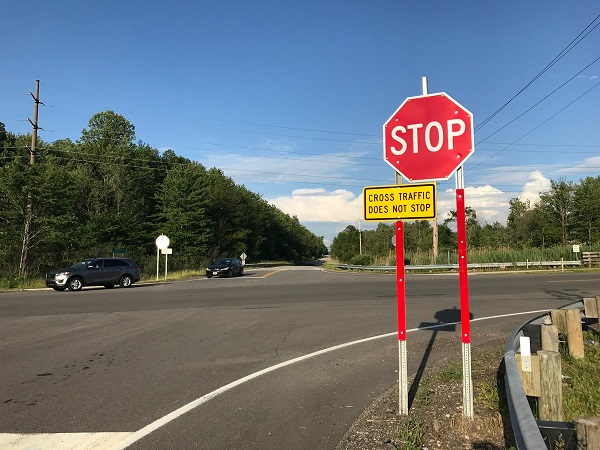
#> input picture exercise 4/1.png, 600 x 450 px
$ python '1 copy 2.py'
#> lines starting #> are read from the running program, lines starting #| are printed output that depends on the picture
import cv2
import matplotlib.pyplot as plt
import numpy as np

#red selection function get image name and cutoff as the width of the cube
def Red_Selection(img1,cutoff):
#> called with img1 = '1.png', cutoff = 4
    img = cv2.imread(img1,1) #read image
#> img is the input picture: shape (450, 600, 3); mean B, G, R 119.5, 114.2, 107
    imgcopy = cv2.imread(img1,1)
    h , w , ch = img.shape #image size
#> h = 450; w = 600; ch = 3
    cu = cutoff #width of the cube
    co = np.array([0,0,0])
    '''
    I chose the intensity of a red pixel by paint
    If the subtraction of that red pixel from the other pixels is
    larger than the half of the width of the cube
    make it [220,220,220]
    otherwise
    keep it
       '''
    for i in range(h):
        for j in range(w):
            co[2] = (220 - img[i][j][2]) #red value of pixel
            co[1] = (50 - img[i][j][1]) #green value of pixel
            co[0] = (70 - img[i][j][0]) #blue value of pixel
            if ((abs(co)) > [cu//2,cu//2,cu//2]).all() :
                img[i][j] = [220,220,220]
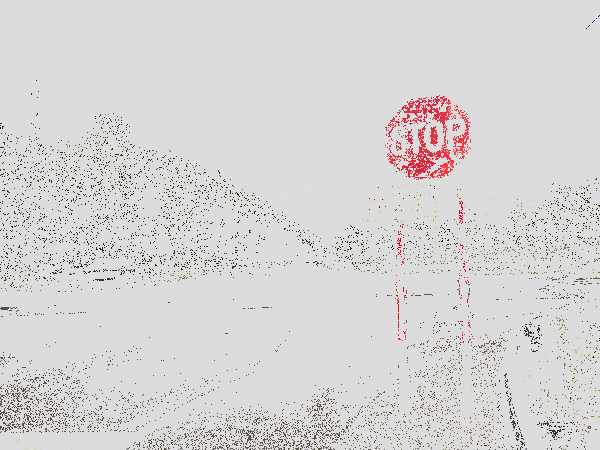
#> img: shape (450, 600, 3); mean B, G, R 212.8, 213.4, 215.2
#> after the loop, co = [-10, -65, 85]

    #Show images
    f, subplt1 = plt.subplots(1,2,figsize=(10,10))
    subplt1[0].imshow(cv2.cvtColor(imgcopy, cv2.COLOR_BGR2RGB))
    subplt1[0].set_title("Original image")
    subplt1[1].imshow(cv2.cvtColor(img, cv2.COLOR_BGR2RGB))
    subplt1[1].set_title("Red selection by cube with the width of {0}".format(cutoff))
    plt.show()
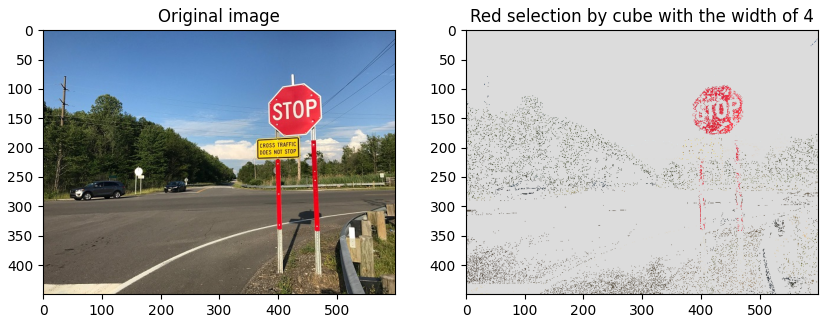
#> figure drawn by matplotlib, 2 panels


#execution
Red_Selection('1.png',4) #cutoff == 4
Red_Selection('1.png',7) #cutoff == 7
#> call 2 of Red_Selection, with img1 = '1.png', cutoff = 7
#> after the loop in Red_Selection (call 2), `for i in range(h):`:
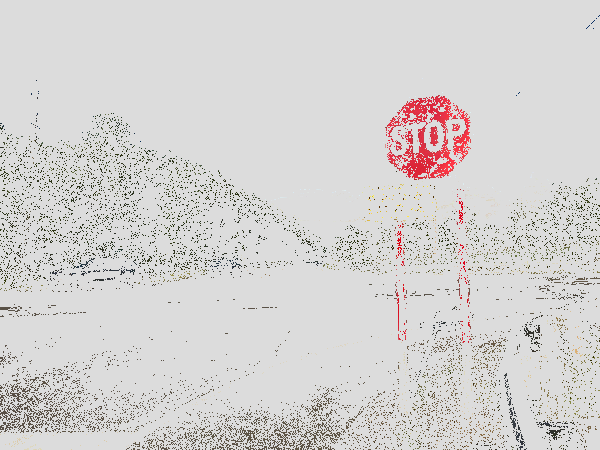
#> img: shape (450, 600, 3); mean B, G, R 209.9, 210.8, 213.1
Red_Selection('1.png',10) #cutoff == 10
#> call 3 of Red_Selection, with img1 = '1.png', cutoff = 10
#> after the loop in Red_Selection (call 3), `for i in range(h):`:
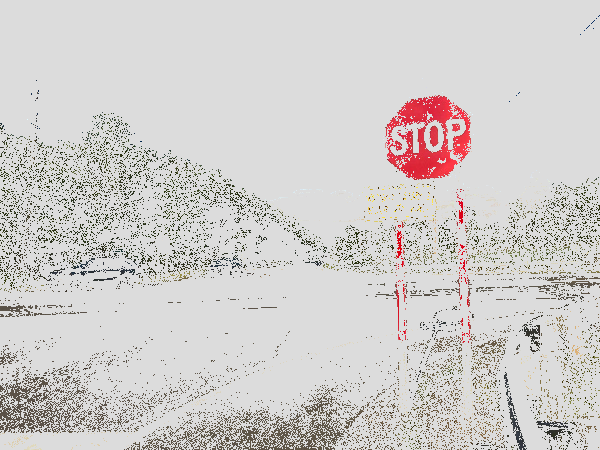
#> img: shape (450, 600, 3); mean B, G, R 204.1, 205.6, 208.8
#> in Red_Selection (call 3), `plt.show()`:
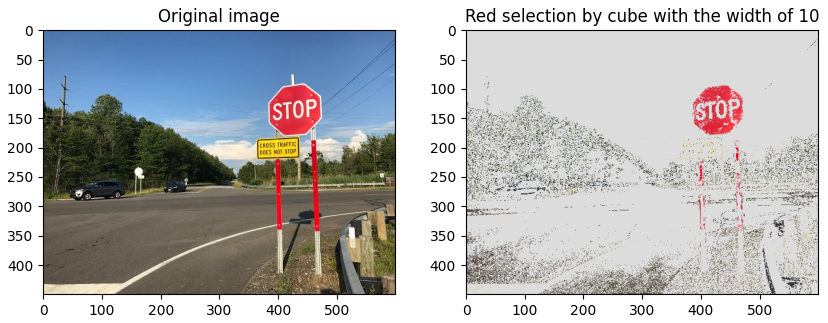
#> figure drawn by matplotlib, 2 panels
Red_Selection('1.png',20) #cutoff == 20
#> call 4 of Red_Selection, with img1 = '1.png', cutoff = 20
#> after the loop in Red_Selection (call 4), `for i in range(h):`:
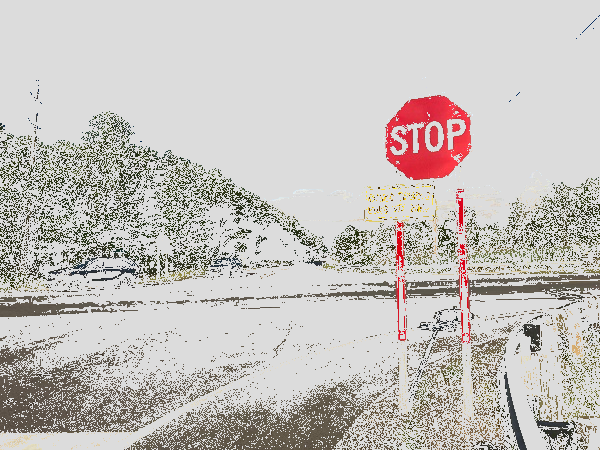
#> img: shape (450, 600, 3); mean B, G, R 189.2, 192.5, 196.9
#> in Red_Selection (call 4), `plt.show()`:
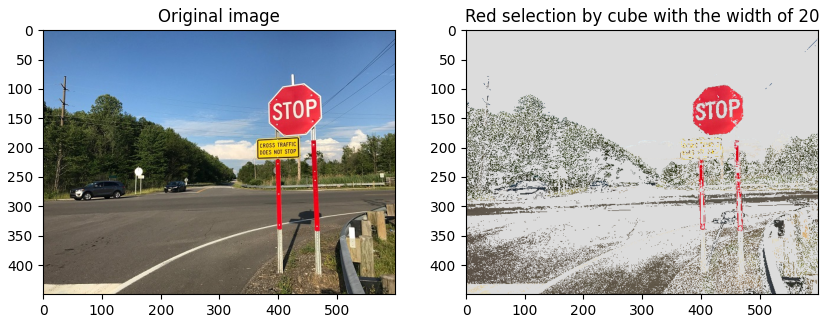
#> figure drawn by matplotlib, 2 panels

$ run again, with exercise 4/2.png copied over exercise 4/1.png
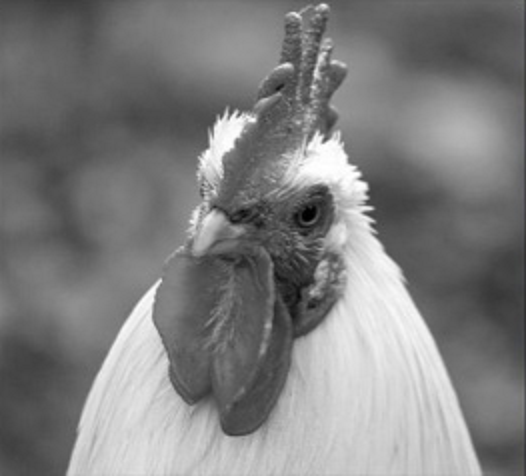
#> input picture exercise 4/2.png, 526 x 476 px
#> in Red_Selection, img is the input picture: shape (476, 526, 3); mean B, G, R 127, 127, 127
#> after the loop in Red_Selection, `for i in range(h):`:
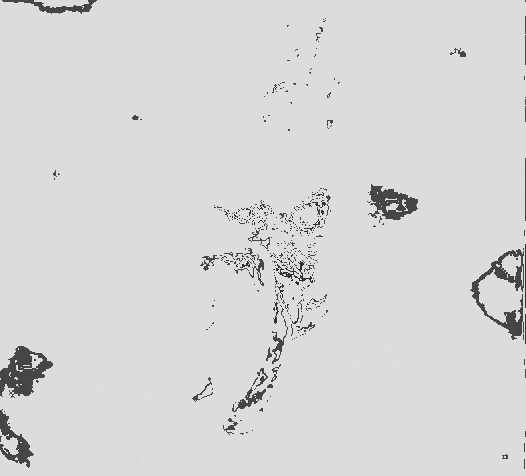
#> img: shape (476, 526, 3); mean B, G, R 215.2, 215.2, 215.2
#> after the loop in Red_Selection, `for i in range(h):`: co = [5, -14, 154]
#> in Red_Selection (call 4), `plt.show()`:
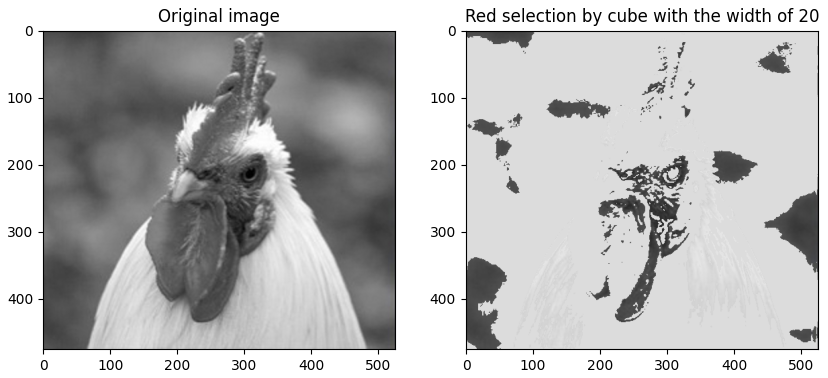
#> figure drawn by matplotlib, 2 panels
